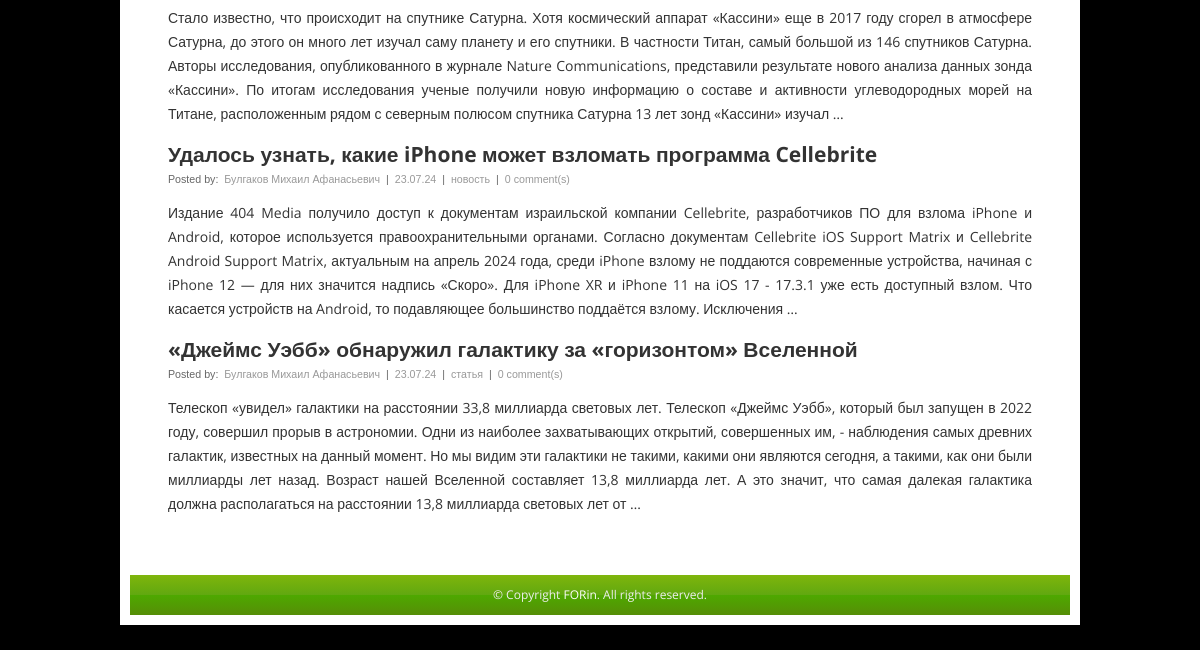
Page /news/search/ (lower part) on the earlier database version.
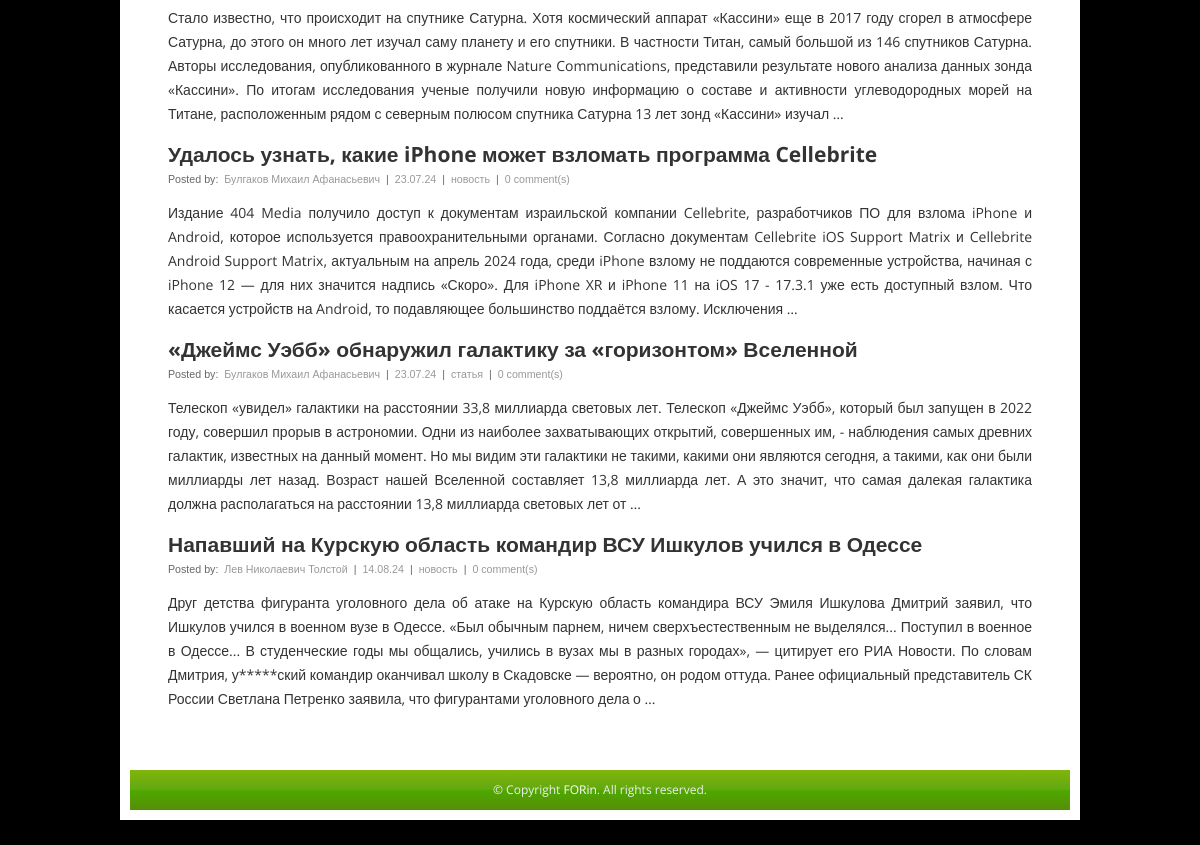
Same page on the later database version.
### np_post/models.py (models this page shows, shortened)
class Post(models.Model):
    title = models.CharField(max_length=170)
    text_post = models.TextField()
    rating = models.IntegerField(default=0)
    date_creation = models.DateTimeField(auto_now_add=True)
    publication_type = models.CharField(max_length=8, default=ARTICNEWS.NEWS, choices=(
        (ARTICNEWS.NEWS, 'Новость'), (ARTICNEWS.ARTICLE, 'Статья'),
    ))
    author = models.ForeignKey(Author, on_delete=models.RESTRICT, related_name='Posts')
    category = models.ManyToManyField(Category, related_name='post_category')

class Author(models.Model):
    full_name = models.CharField(max_length=50)
    rating = models.IntegerField(blank=True, default=0)
    user = models.OneToOneField(User, on_delete=models.CASCADE)

### np_post/views.py (the view)
# urls.py: path('news/search/', SearchList.as_view(), name='search'),
class SearchList(ListView):
    model = Post
    template_name = 'search.html'
    context_object_name = 'search'
    def get_queryset(self):
        queryset = super().get_queryset()
        self.filterset = PublicFilter(self.request.GET, queryset)
        return self.filterset.qs
    def get_context_data(self, **kwargs):
        context = super().get_context_data(**kwargs)
        context['filterset'] = self.filterset
        return context

### np_post/templatetags/censor_filters.py (called while the page is built)
@register.filter()
def censor(value):
    for curse_word in CURSE_WORDS:
        pattern = curse_word
        repl = len(curse_word) * '*'
        value = re.sub(pattern, repl, value)
    return value

### templates/search.html (shortened to what this page needs)
{% extends 'main.html' %}
{% load censor_filters %}
{% block content %}
     <hr><br>
    {% if search %}
        {% for srch in search %}
		    <h2><a title="{{ srch.title|censor }}" href="#">{{ srch.title|censor }}</a></h2>
		    <span class="author">Posted by: <a href="#">{{ srch.author.full_name }}</a> |
            <a href="#">{{ srch.date_creation|date:'d.m.y' }}</a> |
            <a href="#">{{ srch.publication_type }}</a> |
            <a href="#">{{ srch.comment_set.all.count }} comment(s)</a></span>
		    <p>{{ srch.text_post|censor|truncatewords:80 }}</p>
        {% endfor %}
    {% else %}
        <h2>Ничего не найдено.</h2>
    {% endif %}
{% endblock content %}

Differences in the rows shown:
added Post: title|censor "Напавший на Курскую область командир ВСУ Ишкулов учился в Одессе", author.full_name "Лев Николаевич Толстой", date_creation "14.08.24", publication_type "новость", comment_set.all.count "0", text_post|censor "Друг детства фигуранта уголовного дела об атаке на Курскую область командира ВСУ Эмиля Ишкулова Дмитрий заявил, что Ишкулов учился в военном вузе в Одессе. «Был обычным парнем, ничем сверхъестественным не выделялся... Поступил в военное в Одессе... В студенческие годы мы общались, учились в вузах мы в разных городах», — цитирует его РИА Новости. По словам Дмитрия, у*****ский командир оканчивал школу в Скадовске — вероятно, он родом оттуда. Ранее официальный представитель СК России Светлана Петренко заявила, что фигурантами уголовного дела о …"
